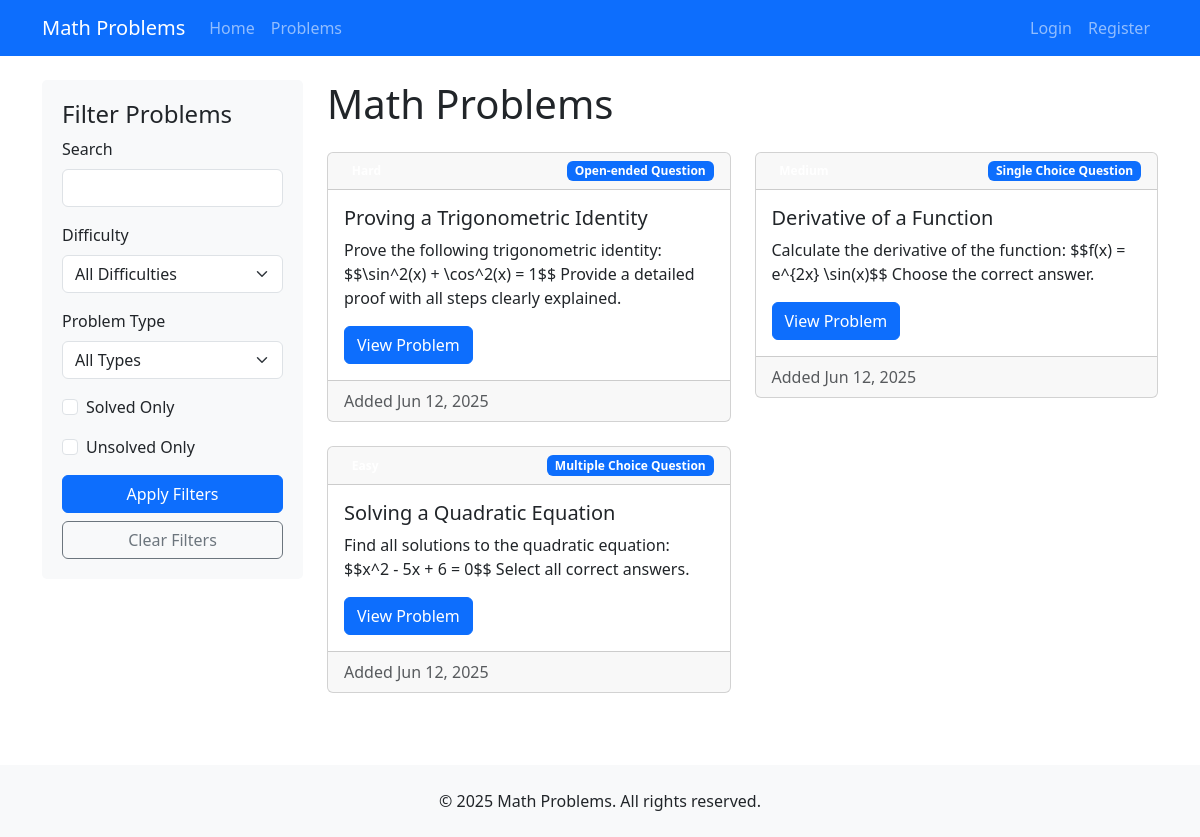
The app's page /problems/ with its own data.
### problems/models.py (models this page shows, shortened)
class Problem(models.Model):
    title = models.CharField(max_length=200)
    description = models.TextField(help_text="Problem description (supports LaTeX)")
    difficulty = models.CharField(max_length=10, choices=DIFFICULTY_CHOICES, default='medium')
    problem_type = models.CharField(max_length=10, choices=PROBLEM_TYPE_CHOICES)
    created_at = models.DateTimeField(auto_now_add=True)
    updated_at = models.DateTimeField(auto_now=True)
    class Meta:
        ordering = ['-created_at']

### problems/views.py (the view, shortened to what this page needs)
# urls.py: path('', views.ProblemListView.as_view(), name='problem-list'),
class ProblemListView(ListView):
    model = Problem
    template_name = 'problems/problem_list.html'
    context_object_name = 'problems'
    paginate_by = 10
    def get_queryset(self):
        queryset = Problem.objects.all()
        search_query = self.request.GET.get('search', '')
        if search_query:
            queryset = queryset.filter(
                Q(title__icontains=search_query) |
                Q(description__icontains=search_query)
            )
        difficulty = self.request.GET.get('difficulty', '')
        if difficulty:
            queryset = queryset.filter(difficulty=difficulty)
        problem_type = self.request.GET.get('problem_type', '')
        if problem_type:
            queryset = queryset.filter(problem_type=problem_type)
        return queryset
    def get_context_data(self, **kwargs):
        context = super().get_context_data(**kwargs)
        context['filter_applied'] = any([
            self.request.GET.get('search', ''),
            self.request.GET.get('difficulty', ''),
            self.request.GET.get('problem_type', ''),
            self.request.GET.get('solved', ''),
            self.request.GET.get('unsolved', '')
        ])
        if self.request.user.is_authenticated:
            solved_problem_ids = Attempt.objects.filter(
                user=self.request.user,
                is_correct=True
            ).values_list('problem_id', flat=True)
            context['solved_problems'] = set(solved_problem_ids)
        return context

### templates/problems/problem_list.html (shortened to what this page needs)
{% extends 'base.html' %}
{% load static %}
{% block content %}
<div class="row">
    <div class="col-md-3">
        <div class="filter-sidebar sticky-top" style="top: 20px;">
            <h4>Filter Problems</h4>
            <form method="get" id="problem-filter-form">
                <div class="mb-3">
                    <label for="search" class="form-label">Search</label>
                    <input type="text" class="form-control" id="search" name="search" value="{{ request.GET.search }}">
                </div>
                <div class="mb-3">
                    <label for="difficulty" class="form-label">Difficulty</label>
                    <select class="form-select" id="difficulty" name="difficulty">
                        <option value="">All Difficulties</option>
                    </select>
                </div>
                <div class="mb-3">
                    <label for="problem_type" class="form-label">Problem Type</label>
                    <select class="form-select" id="problem_type" name="problem_type">
                        <option value="">All Types</option>
                    </select>
                </div>
                <div class="mb-3">
                    <div class="form-check">
                        <input class="form-check-input" type="checkbox" id="solved" name="solved" value="true"
                               {% if request.GET.solved == 'true' %}checked{% endif %}>
                        <label class="form-check-label" for="solved">
                            Solved Only
                        </label>
                    </div>
                </div>
                <div class="mb-3">
                    <div class="form-check">
                        <input class="form-check-input" type="checkbox" id="unsolved" name="unsolved" value="true"
                               {% if request.GET.unsolved == 'true' %}checked{% endif %}>
                        <label class="form-check-label" for="unsolved">
                            Unsolved Only
                        </label>
                    </div>
                </div>
                <button type="submit" class="btn btn-primary w-100">Apply Filters</button>
                <a href="{% url 'problem-list' %}" class="btn btn-outline-secondary w-100 mt-2">Clear Filters</a>
            </form>
        </div>
    </div>
    <div class="col-md-9">
        <h1 class="mb-4">Math Problems</h1>
        {% if problems %}
            <div class="row">
                {% for problem in problems %}
                    <div class="col-md-6">
                        <div class="card problem-card mb-4">
                            <div class="card-header d-flex justify-content-between align-items-center">
                                <span class="badge bg-{{ problem.difficulty }}">{{ problem.get_difficulty_display }}</span>
                                <span class="badge bg-primary">{{ problem.get_problem_type_display }}</span>
                            </div>
                            <div class="card-body">
                                <h5 class="card-title">{{ problem.title }}</h5>
                                <p class="card-text">{{ problem.description|truncatewords:20 }}</p>
                                <a href="{% url 'problem-detail' problem.id %}" class="btn btn-primary">View Problem</a>
                            </div>
                            <div class="card-footer text-muted">
                                Added {{ problem.created_at|date:"M d, Y" }}
                            </div>
                        </div>
                    </div>
                {% endfor %}
            </div>
        {% else %}
            <div class="alert alert-info">
                No problems found matching your criteria.
            </div>
        {% endif %}
    </div>
</div>
{% endblock %}

### static/css/styles.css (style rules this page uses)
body { min-height: 100vh; display: flex; flex-direction: column; }
.problem-card { transition: transform 0.3s ease; margin-bottom: 20px; }
.filter-sidebar { background-color: #f8f9fa; border-radius: 5px; padding: 20px; }

### records on screen
Problem: problem_type "Open-ended Question", title "Proving a Trigonometric Identity", description "Prove the following trigonometric identity: $$\\sin^2(x) + \\cos^2(x) = 1$$ Provide a detailed proof with all steps clearly explained.", created_at "Jun 12, 2025"
Problem: problem_type "Single Choice Question", title "Derivative of a Function", description "Calculate the derivative of the function: $$f(x) = e^{2x} \\sin(x)$$ Choose the correct answer.", created_at "Jun 12, 2025"
Problem: problem_type "Multiple Choice Question", title "Solving a Quadratic Equation", description "Find all solutions to the quadratic equation: $$x^2 - 5x + 6 = 0$$ Select all correct answers.", created_at "Jun 12, 2025"
